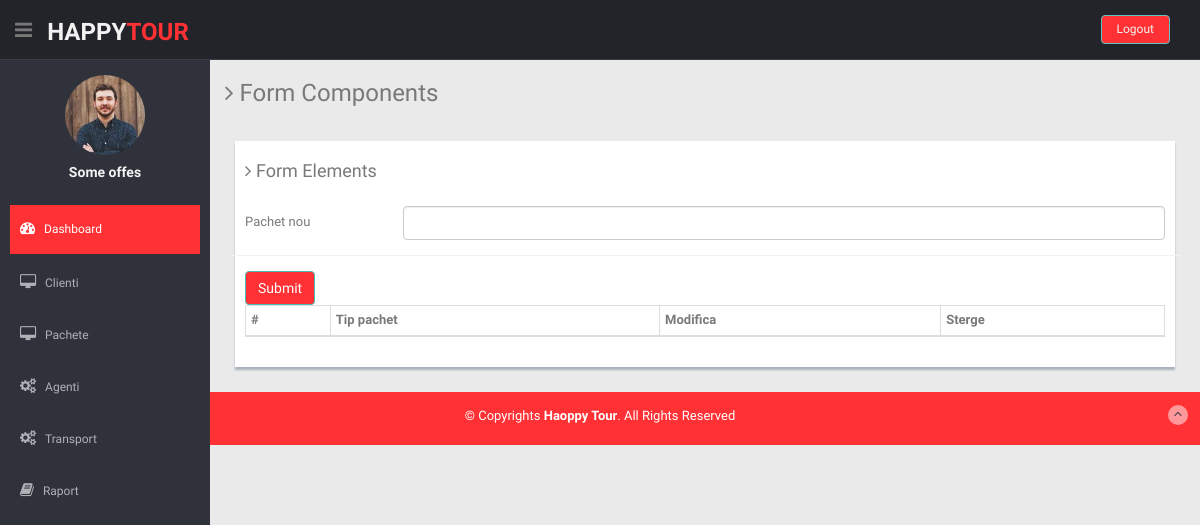
/adaugaPachet.php (signed in), run on an earlier commit of the app's database.
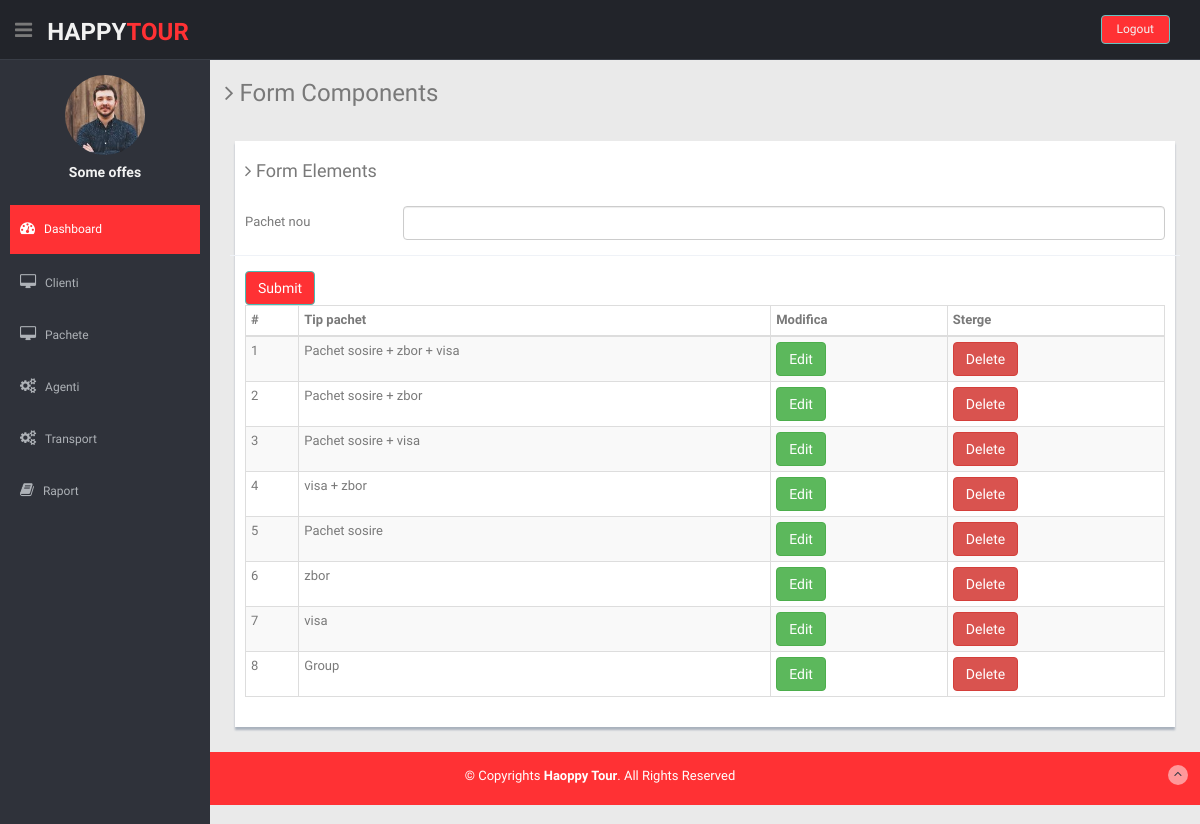
And on a later commit of the database.
### tables this page shows
CREATE TABLE `cerinte` (
  `id_tipCalatorie` int(11) NOT NULL,
  `tipCerinte` varchar(255) NOT NULL
);

### adaugaPachet.php (the view, shortened to what this page needs)
<?php
 require_once './partials/header.php';
?>
    <?php require_once './partials/sideBar.php' ?>
    <section id="main-content">
      <section class="wrapper">
        <h3><i class="fa fa-angle-right"></i> Form Components</h3>
        <div class="row mt">
          <div class="col-lg-12">
            <div class="form-panel">
              <h4 class="mb"><i class="fa fa-angle-right"></i> Form Elements</h4>
              <form class="form-horizontal style-form" action="submitForm.php" method="post">
                <div class="form-group">
                  <label class="col-sm-2 col-sm-2 control-label">Pachet nou</label>
                  <div class="col-sm-10">
                    <input type="text" name="cnp" class="form-control" required>
                  </div>
                </div>
                <input type="submit" name="submit" class='btn btn-theme'></input>
              </form>
              <table class="table table-bordered table-striped table-condensed">
                  <thead>
                    <tr>
                      <th>#</th>
                      <th>Tip pachet</th>
                      <th class="numeric">Modifica</th>
                      <th class="numeric">Sterge</th>
                    </tr>
                  </thead>
                  <tbody>
                <?php
                  $sql = mysqli_query($link, "SELECT * FROM cerinte");
                    while($row = mysqli_fetch_array($sql)) {
                        echo "<tr>";
                          echo "<td>{$row['id_tipCalatorie']}</td>";
                          echo "<td>{$row['tipCerinte']}</td>";
                          ?>
                          <td><a href="editClient.php?edit=<?php echo $row['id_tipCalatorie']?>" class="btn btn-success">Edit</a></td>
                          <td><a href="deleteClient.php?delete=<?php echo $row['tipCerinte']?>" class="btn btn-danger">Delete</a></td>
                          <?php
                          echo "</tr>";
                    }
                ?>
                  </tbody>
                </table>
            </div>
          </div>
        </div>
      </section>
    </section>
    <?php require_once './partials/footer.php' ?>

### partials/header.php (shortened to what this page needs)
<!DOCTYPE html>
<html lang="en">
<head>
  <link href="lib/bootstrap/css/bootstrap.min.css" rel="stylesheet">
  <link href="lib/font-awesome/css/font-awesome.css" rel="stylesheet" />
  <link rel="stylesheet" type="text/css" href="css/zabuto_calendar.css">
  <link href="css/style.css" rel="stylesheet">
  <link href="css/style-responsive.css" rel="stylesheet">
  <link rel="stylesheet" type="text/css" href="lib/bootstrap-fileupload/bootstrap-fileupload.css" />
  <link rel="stylesheet" type="text/css" href="lib/bootstrap-datepicker/css/datepicker.css" />
  <link rel="stylesheet" type="text/css" href="lib/bootstrap-daterangepicker/daterangepicker.css" />
  <link rel="stylesheet" type="text/css" href="lib/bootstrap-timepicker/compiled/timepicker.css" />
  <link rel="stylesheet" type="text/css" href="lib/bootstrap-datetimepicker/datertimepicker.css" />
</head>
<body>
  <section id="container">
    <header class="header black-bg">
      <div class="sidebar-toggle-box">
        <div class="fa fa-bars tooltips" data-placement="right" data-original-title="Toggle Navigation"></div>
      </div>
      <a href="index.php" class="logo"><b>Happy<span>Tour</span></b></a>
      <div class="top-menu">
        <ul class="nav pull-right top-menu">
        <?php
        if(isset($_SESSION["loggedin"]) && $_SESSION["loggedin"] === true ){
        ?>
        <li><a class="logout" href="./auth/logout.php">Logout</a></li>
        <?php }
        else{ ?>
          <li><a class="logout" href="./auth/login.php">Login</a></li>
          <li><a class="logout" href="./auth/register.php">Register</a></li>
          <?php
                } ?>
        </ul>
      </div>
    </header>

### partials/sideBar.php (shortened to what this page needs)
<aside>
      <div id="sidebar" class="nav-collapse ">
        <ul class="sidebar-menu" id="nav-accordion">
          <p class="centered"><a href="profile.html"><img src="img/ui-sam.jpg" class="img-circle" width="80"></a></p>
          <h5 class="centered">Some offes</h5>
          <li class="mt">
            <a class="active" href="index.php">
              <i class="fa fa-dashboard"></i>
              <span>Dashboard</span>
              </a>
          </li>
          <li class="sub-menu">
            <a href="javascript:;">
              <i class="fa fa-desktop"></i>
              <span>Clienti</span>
              </a>
          </li>
          <li class="sub-menu">
            <a href="javascript:;">
              <i class="fa fa-desktop"></i>
              <span>Pachete</span>
              </a>
          </li>
          <li class="sub-menu">
            <a href="javascript:;">
              <i class="fa fa-cogs"></i>
              <span>Agenti</span>
              </a>
          </li>
          <li class="sub-menu">
            <a href="javascript:;">
              <i class="fa fa-cogs"></i>
              <span>Transport</span>
              </a>
          </li>
          <li class="sub-menu">
            <a href="javascript:;">
              <i class="fa fa-book"></i>
              <span>Raport</span>
              </a>
          </li>
        </ul>
      </div>
    </aside>

### partials/footer.php (shortened to what this page needs)
   <footer class="site-footer">
      <div class="text-center">
        <p>
          &copy; Copyrights <strong>Haoppy Tour</strong>. All Rights Reserved
        </p>
        <a href="form_component.html#" class="go-top">
          <i class="fa fa-angle-up"></i>
          </a>
      </div>
    </footer>
  </section>
</body>
</html>

### css/style.css (style rules this page uses)
body { color: #797979; background: #eaeaea; font-family: 'Ruda', sans-serif; padding: 0px !important; margin: 0px !important; font-size:13px; }
ul li { list-style: none; }
a, a:hover, a:focus { text-decoration: none; outline: none; }
#container { width: 100%; height: 100%; }
.btn-theme { color: #fff; background-color: #ff3134; border-color: #48bcb4; }
.centered { text-align: center; }
.mt { margin-top: 25px; }
.mb { margin-bottom: 25px; }
ul.top-menu > li > .logout { color: #f2f2f2; font-size: 12px; border-radius: 4px; -webkit-border-radius: 4px; border: 1px solid #64c3c2 !important; padding: 5px 15px; margin-right: 15px; background: #ff3134; margin-top: 15px; }
#sidebar { width: 210px; height: 100%; position: fixed; background: #2f323a; }
#sidebar h5 { color: #f2f2f2; font-weight: 700; }
#sidebar ul li { position: relative; }
ul.sidebar-menu , ul.sidebar-menu li ul.sub { margin: -2px 0 0; padding: 0; }
ul.sidebar-menu { margin-top: 75px; }
ul.sidebar-menu li { margin-bottom: 5px; margin-left:10px; margin-right:10px; }
ul.sidebar-menu li.sub-menu { line-height: 15px; }
ul.sidebar-menu li a span { display: inline-block; }
ul.sidebar-menu li a { color: #aeb2b7; text-decoration: none; display: block; padding: 15px 0 15px 10px; font-size: 12px; outline: none; -webkit-transition: all 0.3s ease; -moz-transition: all 0.3s ease; -o-transition: all 0.3s ease; -ms-transition: all 0.3s ease; transition: all 0.3s ease; }
ul.sidebar-menu li a.active, ul.sidebar-menu li a:hover, ul.sidebar-menu li a:focus { background: #ff3134; color: #fff; display: block; -webkit-transition: all 0.3s ease; -moz-transition: all 0.3s ease; -o-transition: all 0.3s ease; -ms-transition: all 0.3s ease; transition: all 0.3s ease; }
ul.sidebar-menu li a i { font-size: 15px; padding-right: 6px; }
ul.sidebar-menu li a.active i { color: #fff; }
#main-content { margin-left: 210px; }
.header, .footer { min-height: 60px; padding: 0 15px; }
.header { position: fixed; left: 0; right: 0; z-index: 1002; }
.black-bg { background: #22242a; border-bottom: 1px solid #393d46; }
.wrapper { display: inline-block; margin-top: 60px; padding-left: 15px; padding-right: 15px; padding-bottom: 15px; padding-top: 0px; width: 100%; }
a.logo { font-size: 24px; color: #f2f2f2; float: left; margin-top: 15px; text-transform: uppercase; }
a.logo b { font-weight: 900; }
a.logo span { color: #ff3134; }
#top_menu .nav > li, ul.top-menu > li { float: left; }
ul.top-menu > li > a { color: #666666; font-size: 16px; border-radius: 4px; -webkit-border-radius: 4px; border:1px solid #666666 !important; padding: 2px 6px; margin-right: 15px; }
.sidebar-toggle-box { float: left; padding-right: 15px; margin-top: 20px; }
.sidebar-toggle-box .fa-bars { cursor: pointer; display: inline-block; font-size: 20px; }
.form-panel { background: #ffffff; margin: 10px; padding: 10px; box-shadow: 0px 3px 2px #aab2bd; text-align: left; }
label { font-weight: 400; }
.form-horizontal.style-form .form-group { border-bottom: 1px solid #eff2f7; padding-bottom: 15px; margin-bottom: 15px; }
@media (min-width: 768px) { .form-horizontal .control-label { text-align: left; } }
.site-footer { background: #ff3134; color: #fff; padding: 15px 0; }
.site-footer p { margin-bottom: 5px; }
.go-top { margin-right: 1%; margin-top: -25px; float: right; background: rgba(255,255,255,.5); width: 20px; height: 20px; border-radius: 50%; -webkit-border-radius: 50%; }
.go-top i { color: #2A3542; }

What changed in the data, as far as the page shows it:
added cerinte: id_tipCalatorie "1", tipCerinte "Pachet sosire + zbor + visa"
added cerinte: id_tipCalatorie "2", tipCerinte "Pachet sosire + zbor"
added cerinte: id_tipCalatorie "3", tipCerinte "Pachet sosire + visa"
added cerinte: id_tipCalatorie "4", tipCerinte "visa + zbor"
added cerinte: id_tipCalatorie "5", tipCerinte "Pachet sosire"
added cerinte: id_tipCalatorie "6", tipCerinte "zbor"
added cerinte: id_tipCalatorie "7", tipCerinte "visa"
added cerinte: id_tipCalatorie "8", tipCerinte "Group"
